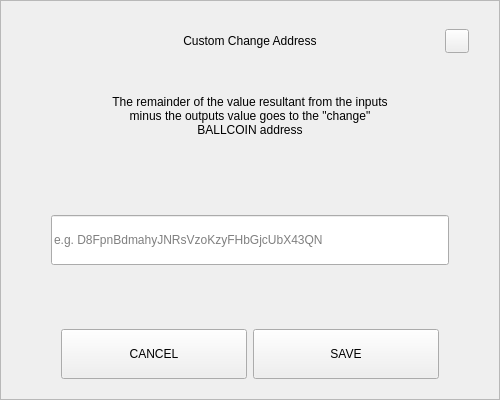
<?xml version="1.0" encoding="UTF-8"?>
<ui version="4.0">
 <class>SendChangeAddressDialog</class>
 <widget class="QDialog" name="SendChangeAddressDialog">
  <property name="geometry">
   <rect>
    <x>0</x>
    <y>0</y>
    <width>500</width>
    <height>400</height>
   </rect>
  </property>
  <property name="windowTitle">
   <string>Dialog</string>
  </property>
  <layout class="QVBoxLayout" name="verticalLayout">
   <property name="spacing">
    <number>0</number>
   </property>
   <property name="leftMargin">
    <number>0</number>
   </property>
   <property name="topMargin">
    <number>0</number>
   </property>
   <property name="rightMargin">
    <number>0</number>
   </property>
   <property name="bottomMargin">
    <number>0</number>
   </property>
   <item>
    <widget class="QFrame" name="frame">
     <property name="styleSheet">
      <string notr="true"/>
     </property>
     <property name="frameShape">
      <enum>QFrame::StyledPanel</enum>
     </property>
     <property name="frameShadow">
      <enum>QFrame::Raised</enum>
     </property>
     <layout class="QVBoxLayout" name="verticalLayout_2" stretch="0,0,0,0,0,0,0">
      <property name="spacing">
       <number>0</number>
      </property>
      <property name="leftMargin">
       <number>30</number>
      </property>
      <property name="topMargin">
       <number>20</number>
      </property>
      <property name="rightMargin">
       <number>30</number>
      </property>
      <property name="bottomMargin">
       <number>20</number>
      </property>
      <item>
       <layout class="QHBoxLayout" name="horizontalLayout_3">
        <property name="spacing">
         <number>0</number>
        </property>
        <item>
         <spacer name="horizontalSpacer_2">
          <property name="orientation">
           <enum>Qt::Horizontal</enum>
          </property>
          <property name="sizeHint" stdset="0">
           <size>
            <width>40</width>
            <height>20</height>
           </size>
          </property>
         </spacer>
        </item>
        <item>
         <widget class="QLabel" name="labelTitle">
          <property name="minimumSize">
           <size>
            <width>0</width>
            <height>40</height>
           </size>
          </property>
          <property name="maximumSize">
           <size>
            <width>16777215</width>
            <height>40</height>
           </size>
          </property>
          <property name="styleSheet">
           <string notr="true">padding-left:24px;</string>
          </property>
          <property name="text">
           <string>Custom Change Address</string>
          </property>
          <property name="alignment">
           <set>Qt::AlignCenter</set>
          </property>
          <property name="margin">
           <number>7</number>
          </property>
         </widget>
        </item>
        <item>
         <spacer name="horizontalSpacer">
          <property name="orientation">
           <enum>Qt::Horizontal</enum>
          </property>
          <property name="sizeHint" stdset="0">
           <size>
            <width>40</width>
            <height>20</height>
           </size>
          </property>
         </spacer>
        </item>
        <item>
         <widget class="QPushButton" name="btnEsc">
          <property name="minimumSize">
           <size>
            <width>24</width>
            <height>24</height>
           </size>
          </property>
          <property name="maximumSize">
           <size>
            <width>24</width>
            <height>24</height>
           </size>
          </property>
          <property name="focusPolicy">
           <enum>Qt::NoFocus</enum>
          </property>
          <property name="text">
           <string/>
          </property>
         </widget>
        </item>
       </layout>
      </item>
      <item>
       <spacer name="verticalSpacer_2">
        <property name="orientation">
         <enum>Qt::Vertical</enum>
        </property>
        <property name="sizeType">
         <enum>QSizePolicy::Fixed</enum>
        </property>
        <property name="sizeHint" stdset="0">
         <size>
          <width>20</width>
          <height>20</height>
         </size>
        </property>
       </spacer>
      </item>
      <item alignment="Qt::AlignHCenter">
       <widget class="QLabel" name="labelMessage">
        <property name="minimumSize">
         <size>
          <width>0</width>
          <height>70</height>
         </size>
        </property>
        <property name="text">
         <string>The remainder of the value resultant from the inputs minus the outputs value goes to the &quot;change&quot; BALLCOIN address</string>
        </property>
        <property name="alignment">
         <set>Qt::AlignCenter</set>
        </property>
        <property name="wordWrap">
         <bool>true</bool>
        </property>
       </widget>
      </item>
      <item>
       <spacer name="verticalSpacer_3">
        <property name="orientation">
         <enum>Qt::Vertical</enum>
        </property>
        <property name="sizeHint" stdset="0">
         <size>
          <width>20</width>
          <height>40</height>
         </size>
        </property>
       </spacer>
      </item>
      <item>
       <layout class="QHBoxLayout" name="horizontalLayout_2">
        <property name="spacing">
         <number>0</number>
        </property>
        <property name="leftMargin">
         <number>20</number>
        </property>
        <property name="rightMargin">
         <number>20</number>
        </property>
        <item>
         <widget class="QLineEdit" name="lineEditAddress">
          <property name="minimumSize">
           <size>
            <width>0</width>
            <height>50</height>
           </size>
          </property>
          <property name="placeholderText">
           <string notr="true">e.g. D8FpnBdmahyJNRsVzoKzyFHbGjcUbX43QN</string>
          </property>
         </widget>
        </item>
       </layout>
      </item>
      <item>
       <spacer name="verticalSpacer">
        <property name="orientation">
         <enum>Qt::Vertical</enum>
        </property>
        <property name="sizeHint" stdset="0">
         <size>
          <width>20</width>
          <height>40</height>
         </size>
        </property>
       </spacer>
      </item>
      <item>
       <layout class="QHBoxLayout" name="horizontalLayout" stretch="2,2">
        <property name="spacing">
         <number>6</number>
        </property>
        <property name="leftMargin">
         <number>30</number>
        </property>
        <property name="rightMargin">
         <number>30</number>
        </property>
        <item>
         <widget class="QPushButton" name="btnCancel">
          <property name="minimumSize">
           <size>
            <width>180</width>
            <height>50</height>
           </size>
          </property>
          <property name="focusPolicy">
           <enum>Qt::NoFocus</enum>
          </property>
          <property name="text">
           <string>CANCEL</string>
          </property>
         </widget>
        </item>
        <item>
         <widget class="QPushButton" name="btnSave">
          <property name="minimumSize">
           <size>
            <width>180</width>
            <height>50</height>
           </size>
          </property>
          <property name="focusPolicy">
           <enum>Qt::NoFocus</enum>
          </property>
          <property name="text">
           <string>SAVE</string>
          </property>
         </widget>
        </item>
       </layout>
      </item>
     </layout>
    </widget>
   </item>
  </layout>
 </widget>
 <resources/>
 <connections/>
</ui>
